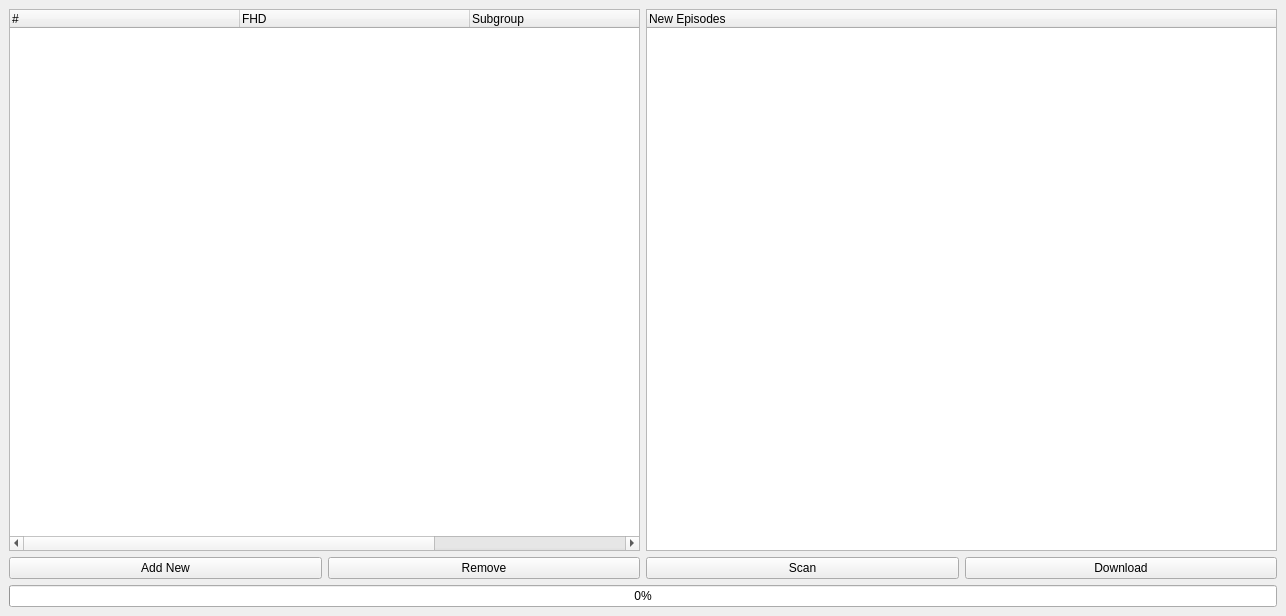
<?xml version="1.0" encoding="UTF-8"?>
<ui version="4.0">
 <class>MainWindow</class>
 <widget class="QMainWindow" name="MainWindow">
  <property name="geometry">
   <rect>
    <x>0</x>
    <y>0</y>
    <width>1286</width>
    <height>616</height>
   </rect>
  </property>
  <property name="windowTitle">
   <string>Nyaa Downloader</string>
  </property>
  <property name="windowIcon">
   <iconset resource="resources.qrc">
    <normaloff>:/images/images/eeLRkqU.png</normaloff>:/images/images/eeLRkqU.png</iconset>
  </property>
  <widget class="QWidget" name="centralwidget">
   <layout class="QHBoxLayout" name="horizontalLayout_2">
    <item>
     <layout class="QVBoxLayout" name="verticalLayout_7">
      <property name="leftMargin">
       <number>0</number>
      </property>
      <property name="topMargin">
       <number>0</number>
      </property>
      <property name="bottomMargin">
       <number>0</number>
      </property>
      <item>
       <layout class="QHBoxLayout" name="show_container">
        <property name="leftMargin">
         <number>0</number>
        </property>
        <property name="topMargin">
         <number>0</number>
        </property>
        <property name="bottomMargin">
         <number>0</number>
        </property>
        <item>
         <layout class="QHBoxLayout" name="horizontalLayout">
          <property name="leftMargin">
           <number>0</number>
          </property>
          <property name="topMargin">
           <number>0</number>
          </property>
         </layout>
        </item>
        <item>
         <layout class="QVBoxLayout" name="verticalLayout">
          <property name="topMargin">
           <number>0</number>
          </property>
          <item>
           <widget class="QTreeWidget" name="show_tree">
            <property name="alternatingRowColors">
             <bool>true</bool>
            </property>
            <property name="uniformRowHeights">
             <bool>true</bool>
            </property>
            <property name="headerHidden">
             <bool>false</bool>
            </property>
            <attribute name="headerDefaultSectionSize">
             <number>230</number>
            </attribute>
            <attribute name="headerMinimumSectionSize">
             <number>50</number>
            </attribute>
            <attribute name="headerShowSortIndicator" stdset="0">
             <bool>false</bool>
            </attribute>
            <column>
             <property name="text">
              <string>#</string>
             </property>
            </column>
            <column>
             <property name="text">
              <string>FHD</string>
             </property>
            </column>
            <column>
             <property name="text">
              <string>Subgroup</string>
             </property>
            </column>
            <column>
             <property name="text">
              <string>Title</string>
             </property>
            </column>
           </widget>
          </item>
          <item>
           <layout class="QHBoxLayout" name="horizontalLayout_3">
            <property name="topMargin">
             <number>0</number>
            </property>
            <item>
             <widget class="QPushButton" name="addnew_button">
              <property name="text">
               <string>Add New</string>
              </property>
             </widget>
            </item>
            <item>
             <widget class="QPushButton" name="remove_button">
              <property name="text">
               <string>Remove</string>
              </property>
             </widget>
            </item>
           </layout>
          </item>
         </layout>
        </item>
        <item>
         <layout class="QVBoxLayout" name="verticalLayout_2">
          <property name="leftMargin">
           <number>0</number>
          </property>
          <property name="topMargin">
           <number>0</number>
          </property>
          <item>
           <widget class="QTreeWidget" name="available_tree">
            <property name="alternatingRowColors">
             <bool>true</bool>
            </property>
            <column>
             <property name="text">
              <string>New Episodes</string>
             </property>
            </column>
           </widget>
          </item>
          <item>
           <layout class="QHBoxLayout" name="horizontalLayout_5">
            <property name="topMargin">
             <number>0</number>
            </property>
            <item>
             <widget class="QPushButton" name="scan_button">
              <property name="text">
               <string>Scan</string>
              </property>
             </widget>
            </item>
            <item>
             <widget class="QPushButton" name="download_button">
              <property name="styleSheet">
               <string notr="true"/>
              </property>
              <property name="text">
               <string>Download</string>
              </property>
             </widget>
            </item>
           </layout>
          </item>
         </layout>
        </item>
       </layout>
      </item>
      <item>
       <layout class="QHBoxLayout" name="horizontalLayout_4"/>
      </item>
      <item>
       <widget class="QProgressBar" name="scan_progress">
        <property name="enabled">
         <bool>true</bool>
        </property>
        <property name="value">
         <number>0</number>
        </property>
       </widget>
      </item>
     </layout>
    </item>
   </layout>
  </widget>
 </widget>
 <resources>
  <include location="resources.qrc"/>
 </resources>
 <connections/>
</ui>
